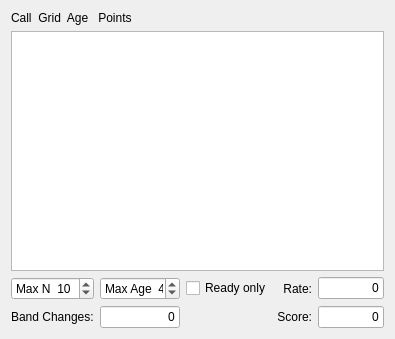
<?xml version="1.0" encoding="UTF-8"?>
<ui version="4.0">
 <class>ActiveStations</class>
 <widget class="QWidget" name="ActiveStations">
  <property name="geometry">
   <rect>
    <x>0</x>
    <y>0</y>
    <width>395</width>
    <height>339</height>
   </rect>
  </property>
  <property name="windowTitle">
   <string>Message Averaging</string>
  </property>
  <layout class="QVBoxLayout" name="verticalLayout">
   <item>
    <layout class="QGridLayout" name="gridLayout">
     <item row="2" column="0">
      <layout class="QGridLayout" name="gridLayout_2">
       <item row="0" column="0">
        <widget class="QSpinBox" name="sbMaxRecent">
         <property name="sizePolicy">
          <sizepolicy hsizetype="Expanding" vsizetype="Fixed">
           <horstretch>0</horstretch>
           <verstretch>0</verstretch>
          </sizepolicy>
         </property>
         <property name="minimumSize">
          <size>
           <width>80</width>
           <height>0</height>
          </size>
         </property>
         <property name="toolTip">
          <string>&lt;html&gt;&lt;head/&gt;&lt;body&gt;&lt;p&gt;Set maximum number of displayed lines.&lt;/p&gt;&lt;/body&gt;&lt;/html&gt;</string>
         </property>
         <property name="prefix">
          <string>Max N  </string>
         </property>
         <property name="maximum">
          <number>50</number>
         </property>
         <property name="value">
          <number>10</number>
         </property>
        </widget>
       </item>
       <item row="0" column="5">
        <widget class="QLineEdit" name="rate">
         <property name="maximumSize">
          <size>
           <width>16777215</width>
           <height>16777215</height>
          </size>
         </property>
         <property name="toolTip">
          <string>&lt;html&gt;&lt;head/&gt;&lt;body&gt;&lt;p&gt;Points logged during the past hour.&lt;/p&gt;&lt;/body&gt;&lt;/html&gt;</string>
         </property>
         <property name="text">
          <string>0</string>
         </property>
         <property name="alignment">
          <set>Qt::AlignRight|Qt::AlignTrailing|Qt::AlignVCenter</set>
         </property>
         <property name="readOnly">
          <bool>true</bool>
         </property>
        </widget>
       </item>
       <item row="0" column="2">
        <widget class="QSpinBox" name="sbMaxAge">
         <property name="sizePolicy">
          <sizepolicy hsizetype="Expanding" vsizetype="Fixed">
           <horstretch>0</horstretch>
           <verstretch>0</verstretch>
          </sizepolicy>
         </property>
         <property name="minimumSize">
          <size>
           <width>80</width>
           <height>0</height>
          </size>
         </property>
         <property name="toolTip">
          <string>&lt;html&gt;&lt;head/&gt;&lt;body&gt;&lt;p&gt;Set maximum elapsed number of T/R sequences.&lt;/p&gt;&lt;/body&gt;&lt;/html&gt;</string>
         </property>
         <property name="prefix">
          <string>Max Age  </string>
         </property>
         <property name="minimum">
          <number>0</number>
         </property>
         <property name="maximum">
          <number>10</number>
         </property>
         <property name="value">
          <number>4</number>
         </property>
        </widget>
       </item>
       <item row="1" column="4">
        <widget class="QLabel" name="label_2">
         <property name="text">
          <string>Score:</string>
         </property>
         <property name="alignment">
          <set>Qt::AlignRight|Qt::AlignTrailing|Qt::AlignVCenter</set>
         </property>
        </widget>
       </item>
       <item row="0" column="4">
        <widget class="QLabel" name="label">
         <property name="text">
          <string>Rate:</string>
         </property>
         <property name="alignment">
          <set>Qt::AlignRight|Qt::AlignTrailing|Qt::AlignVCenter</set>
         </property>
        </widget>
       </item>
       <item row="1" column="5">
        <widget class="QLineEdit" name="score">
         <property name="toolTip">
          <string>&lt;html&gt;&lt;head/&gt;&lt;body&gt;&lt;p&gt;Total score accumulated since most recent reset of Cabrillo log.&lt;/p&gt;&lt;/body&gt;&lt;/html&gt;</string>
         </property>
         <property name="text">
          <string>0</string>
         </property>
         <property name="alignment">
          <set>Qt::AlignRight|Qt::AlignTrailing|Qt::AlignVCenter</set>
         </property>
         <property name="readOnly">
          <bool>true</bool>
         </property>
        </widget>
       </item>
       <item row="0" column="3">
        <widget class="QCheckBox" name="cbReadyOnly">
         <property name="toolTip">
          <string>&lt;html&gt;&lt;head/&gt;&lt;body&gt;&lt;p&gt;Check tis box to show only stations ready to be called.&lt;/p&gt;&lt;/body&gt;&lt;/html&gt;</string>
         </property>
         <property name="text">
          <string>Ready only</string>
         </property>
        </widget>
       </item>
       <item row="1" column="0">
        <widget class="QLabel" name="label_3">
         <property name="text">
          <string>Band Changes:</string>
         </property>
         <property name="alignment">
          <set>Qt::AlignLeading|Qt::AlignLeft|Qt::AlignVCenter</set>
         </property>
        </widget>
       </item>
       <item row="1" column="2">
        <widget class="QLineEdit" name="bandChanges">
         <property name="toolTip">
          <string>&lt;html&gt;&lt;head/&gt;&lt;body&gt;&lt;p&gt;Number of band changes during the past hour.&lt;/p&gt;&lt;/body&gt;&lt;/html&gt;</string>
         </property>
         <property name="text">
          <string>0</string>
         </property>
         <property name="alignment">
          <set>Qt::AlignRight|Qt::AlignTrailing|Qt::AlignVCenter</set>
         </property>
         <property name="readOnly">
          <bool>true</bool>
         </property>
        </widget>
       </item>
      </layout>
     </item>
     <item row="1" column="0">
      <widget class="QPlainTextEdit" name="RecentStationsPlainTextEdit">
       <property name="sizePolicy">
        <sizepolicy hsizetype="Expanding" vsizetype="Expanding">
         <horstretch>0</horstretch>
         <verstretch>1</verstretch>
        </sizepolicy>
       </property>
       <property name="toolTip">
        <string>&lt;html&gt;&lt;head/&gt;&lt;body&gt;&lt;p&gt;Click on a line to call that station.&lt;/p&gt;&lt;/body&gt;&lt;/html&gt;</string>
       </property>
      </widget>
     </item>
     <item row="0" column="0">
      <widget class="QLabel" name="header_label2">
       <property name="text">
        <string>Call  Grid  Age   Points</string>
       </property>
      </widget>
     </item>
    </layout>
   </item>
  </layout>
 </widget>
 <resources/>
 <connections/>
</ui>
